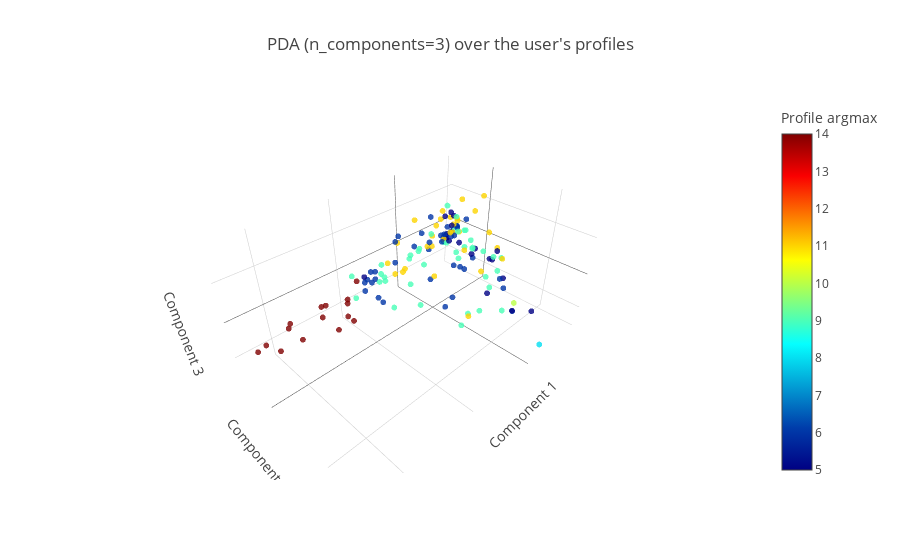

Notebook cell for this chart:
### Code cell
pca_X = pca.transform(list(user_final_score.values()))
x, y, z = zip(*pca_X)
trace1 = go.Scatter3d(
    x=x,
    y=y,
    z=z,
    text=list(user_final_score.keys()),
    mode='markers',
    marker=dict(
        size=2,
        opacity=0.8,
        colorscale='Jet',
        color = [np.argmax(x) for x in list(user_final_score.values())],
        colorbar=dict(title='Profile argmax')
    )
)
layout = go.Layout(
    title="PDA (n_components=3) over the user's profiles",
    scene=dict(
        xaxis=dict(title='Component 1', showticklabels=False),
        yaxis=dict(title='Component 2', showticklabels=False),
        zaxis=dict(title='Component 3', showticklabels=False)
    )
)
data = [trace1]
fig = go.Figure(data=data, layout=layout)
iplot(fig, filename='simple-3d-scatter')

### Figure 1 — Plotly figure (JSON) as saved in the notebook; plotly's stock layout.template omitted (floating-point values rounded to 4 significant figures; data arrays with more than 128 entries replaced by an {"elided": "..."} marker saying what was removed)
{"data": [{"marker": {"color": {"elided": "148 int values"}, "colorbar": {"title": {"text": "Profile argmax"}}, "colorscale": "Jet", "opacity": 0.8, "size": 2}, "mode": "markers", "text": {"elided": "148 str values"}, "type": "scatter3d", "uid": "c2c3782e-bd65-4a47-a92e-9afab13e91ff", "x": {"elided": "148 float values"}, "y": {"elided": "148 float values"}, "z": {"elided": "148 float values"}}], "layout": {"scene": {"xaxis": {"showticklabels": false, "title": {"text": "Component 1"}}, "yaxis": {"showticklabels": false, "title": {"text": "Component 2"}}, "zaxis": {"showticklabels": false, "title": {"text": "Component 3"}}}, "title": {"text": "PDA (n_components=3) over the user's profiles"}}}
